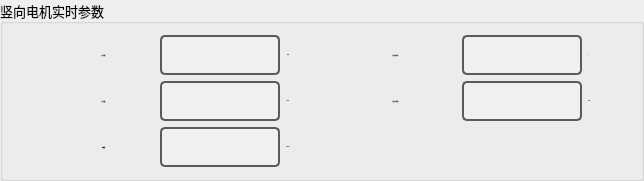
               <widget class="QGroupBox" name="groupBox_8">
                <property name="font">
                 <font>
                  <family>宋体</family>
                  <pointsize>10</pointsize>
                 </font>
                </property>
                <property name="title">
                 <string>竖向电机实时参数</string>
                </property>
                <layout class="QGridLayout" name="gridLayout_4">
                 <item row="1" column="8">
                  <spacer name="horizontalSpacer_15">
                   <property name="orientation">
                    <enum>Qt::Horizontal</enum>
                   </property>
                   <property name="sizeHint" stdset="0">
                    <size>
                     <width>40</width>
                     <height>20</height>
                    </size>
                   </property>
                  </spacer>
                 </item>
                 <item row="1" column="2">
                  <widget class="QLineEdit" name="RealSpeed_Box">
                   <property name="minimumSize">
                    <size>
                     <width>120</width>
                     <height>40</height>
                    </size>
                   </property>
                   <property name="maximumSize">
                    <size>
                     <width>120</width>
                     <height>40</height>
                    </size>
                   </property>
                   <property name="font">
                    <font>
                     <family>Arial</family>
                     <pointsize>-1</pointsize>
                     <weight>75</weight>
                     <bold>true</bold>
                    </font>
                   </property>
                   <property name="styleSheet">
                    <string notr="true">QLineEdit {
    border: 2px solid #5A5A5A; /* 边框颜色 */
    border-radius: 5px; /* 边框圆角 */
    background-color: #F0F0F0; /* 背景色 */
    color: #000; /* 字体颜色 */
    padding: 5px; /* 内边距 */
}

QLineEdit:focus {
    border-color: #3D7848; /* 聚焦时边框颜色 */
}

QLineEdit:disabled {
    background-color: #ECECEC; /* 禁用状态的背景色 */
    color: #A0A0A0; /* 禁用状态的字体颜色 */
}
</string>
                   </property>
                   <property name="alignment">
                    <set>Qt::AlignCenter</set>
                   </property>
                   <property name="readOnly">
                    <bool>true</bool>
                   </property>
                  </widget>
                 </item>
                 <item row="0" column="3">
                  <widget class="QLabel" name="label_4">
                   <property name="font">
                    <font>
                     <family>Arial</family>
                     <pointsize>-1</pointsize>
                     <weight>75</weight>
                     <bold>true</bold>
                    </font>
                   </property>
                   <property name="text">
                    <string>mm</string>
                   </property>
                   <property name="alignment">
                    <set>Qt::AlignCenter</set>
                   </property>
                  </widget>
                 </item>
                 <item row="2" column="3">
                  <widget class="QLabel" name="label_22">
                   <property name="font">
                    <font>
                     <family>Arial</family>
                     <pointsize>-1</pointsize>
                     <weight>75</weight>
                     <bold>true</bold>
                    </font>
                   </property>
                   <property name="text">
                    <string>mm/s2</string>
                   </property>
                   <property name="alignment">
                    <set>Qt::AlignCenter</set>
                   </property>
                  </widget>
                 </item>
                 <item row="2" column="2">
                  <widget class="QLineEdit" name="lineEdit">
                   <property name="minimumSize">
                    <size>
                     <width>120</width>
                     <height>40</height>
                    </size>
                   </property>
                   <property name="maximumSize">
                    <size>
                     <width>120</width>
                     <height>40</height>
                    </size>
                   </property>
                   <property name="font">
                    <font>
                     <family>Arial</family>
                     <pointsize>-1</pointsize>
                     <weight>75</weight>
                     <bold>true</bold>
                    </font>
                   </property>
                   <property name="styleSheet">
                    <string notr="true">QLineEdit {
    border: 2px solid #5A5A5A; /* 边框颜色 */
    border-radius: 5px; /* 边框圆角 */
    background-color: #F0F0F0; /* 背景色 */
    color: #000; /* 字体颜色 */
    padding: 5px; /* 内边距 */
}

QLineEdit:focus {
    border-color: #3D7848; /* 聚焦时边框颜色 */
}

QLineEdit:disabled {
    background-color: #ECECEC; /* 禁用状态的背景色 */
    color: #A0A0A0; /* 禁用状态的字体颜色 */
}
</string>
                   </property>
                   <property name="alignment">
                    <set>Qt::AlignCenter</set>
                   </property>
                   <property name="readOnly">
                    <bool>true</bool>
                   </property>
                  </widget>
                 </item>
                 <item row="2" column="1">
                  <widget class="QLabel" name="label_21">
                   <property name="font">
                    <font>
                     <family>Arial</family>
                     <pointsize>-1</pointsize>
                     <weight>75</weight>
                     <bold>true</bold>
                    </font>
                   </property>
                   <property name="text">
                    <string>加速度：</string>
                   </property>
                   <property name="alignment">
                    <set>Qt::AlignCenter</set>
                   </property>
                  </widget>
                 </item>
                 <item row="1" column="6">
                  <widget class="QLineEdit" name="RealTorque_Box">
                   <property name="minimumSize">
                    <size>
                     <width>120</width>
                     <height>40</height>
                    </size>
                   </property>
                   <property name="maximumSize">
                    <size>
                     <width>120</width>
                     <height>40</height>
                    </size>
                   </property>
                   <property name="font">
                    <font>
                     <family>Arial</family>
                     <pointsize>-1</pointsize>
                     <weight>75</weight>
                     <bold>true</bold>
                    </font>
                   </property>
                   <property name="styleSheet">
                    <string notr="true">QLineEdit {
    border: 2px solid #5A5A5A; /* 边框颜色 */
    border-radius: 5px; /* 边框圆角 */
    background-color: #F0F0F0; /* 背景色 */
    color: #000; /* 字体颜色 */
    padding: 5px; /* 内边距 */
}

QLineEdit:focus {
    border-color: #3D7848; /* 聚焦时边框颜色 */
}

QLineEdit:disabled {
    background-color: #ECECEC; /* 禁用状态的背景色 */
    color: #A0A0A0; /* 禁用状态的字体颜色 */
}
</string>
                   </property>
                   <property name="alignment">
                    <set>Qt::AlignCenter</set>
                   </property>
                   <property name="readOnly">
                    <bool>true</bool>
                   </property>
                  </widget>
                 </item>
                 <item row="0" column="1">
                  <widget class="QLabel" name="RealPosition_label">
                   <property name="minimumSize">
                    <size>
                     <width>100</width>
                     <height>40</height>
                    </size>
                   </property>
                   <property name="font">
                    <font>
                     <family>Arial</family>
                     <pointsize>-1</pointsize>
                     <weight>75</weight>
                     <bold>true</bold>
                    </font>
                   </property>
                   <property name="text">
                    <string>实时位置：</string>
                   </property>
                   <property name="alignment">
                    <set>Qt::AlignCenter</set>
                   </property>
                  </widget>
                 </item>
                 <item row="1" column="1">
                  <widget class="QLabel" name="RealSpeed_label">
                   <property name="minimumSize">
                    <size>
                     <width>80</width>
                     <height>40</height>
                    </size>
                   </property>
                   <property name="font">
                    <font>
                     <family>Arial</family>
                     <pointsize>-1</pointsize>
                     <weight>75</weight>
                     <bold>true</bold>
                    </font>
                   </property>
                   <property name="text">
                    <string>实时速度：</string>
                   </property>
                   <property name="alignment">
                    <set>Qt::AlignCenter</set>
                   </property>
                  </widget>
                 </item>
                 <item row="0" column="7">
                  <widget class="QLabel" name="label_6">
                   <property name="font">
                    <font>
                     <family>Arial</family>
                     <pointsize>-1</pointsize>
                     <weight>75</weight>
                     <bold>true</bold>
                    </font>
                   </property>
                   <property name="text">
                    <string>A</string>
                   </property>
                   <property name="alignment">
                    <set>Qt::AlignCenter</set>
                   </property>
                  </widget>
                 </item>
                 <item row="1" column="0">
                  <spacer name="horizontalSpacer_14">
                   <property name="orientation">
                    <enum>Qt::Horizontal</enum>
                   </property>
                   <property name="sizeHint" stdset="0">
                    <size>
                     <width>40</width>
                     <height>20</height>
                    </size>
                   </property>
                  </spacer>
                 </item>
                 <item row="2" column="5" colspan="3">
                  <spacer name="horizontalSpacer_24">
                   <property name="orientation">
                    <enum>Qt::Horizontal</enum>
                   </property>
                   <property name="sizeHint" stdset="0">
                    <size>
                     <width>40</width>
                     <height>20</height>
                    </size>
                   </property>
                  </spacer>
                 </item>
                 <item row="1" column="7">
                  <widget class="QLabel" name="label_7">
                   <property name="font">
                    <font>
                     <family>Arial</family>
                     <pointsize>-1</pointsize>
                     <weight>75</weight>
                     <bold>true</bold>
                    </font>
                   </property>
                   <property name="text">
                    <string>N·m</string>
                   </property>
                   <property name="alignment">
                    <set>Qt::AlignCenter</set>
                   </property>
                  </widget>
                 </item>
                 <item row="0" column="5">
                  <widget class="QLabel" name="Current_label">
                   <property name="minimumSize">
                    <size>
                     <width>120</width>
                     <height>40</height>
                    </size>
                   </property>
                   <property name="font">
                    <font>
                     <family>Arial</family>
                     <pointsize>-1</pointsize>
                     <weight>75</weight>
                     <bold>true</bold>
                    </font>
                   </property>
                   <property name="text">
                    <string>竖向电机电流：</string>
                   </property>
                   <property name="alignment">
                    <set>Qt::AlignCenter</set>
                   </property>
                  </widget>
                 </item>
                 <item row="1" column="4">
                  <spacer name="horizontalSpacer_16">
                   <property name="orientation">
                    <enum>Qt::Horizontal</enum>
                   </property>
                   <property name="sizeHint" stdset="0">
                    <size>
                     <width>40</width>
                     <height>20</height>
                    </size>
                   </property>
                  </spacer>
                 </item>
                 <item row="0" column="6">
                  <widget class="QLineEdit" name="Current_Box">
                   <property name="minimumSize">
                    <size>
                     <width>120</width>
                     <height>40</height>
                    </size>
                   </property>
                   <property name="maximumSize">
                    <size>
                     <width>120</width>
                     <height>40</height>
                    </size>
                   </property>
                   <property name="font">
                    <font>
                     <family>Arial</family>
                     <pointsize>-1</pointsize>
                     <weight>75</weight>
                     <bold>true</bold>
                    </font>
                   </property>
                   <property name="styleSheet">
                    <string notr="true">QLineEdit {
    border: 2px solid #5A5A5A; /* 边框颜色 */
    border-radius: 5px; /* 边框圆角 */
    background-color: #F0F0F0; /* 背景色 */
    color: #000; /* 字体颜色 */
    padding: 5px; /* 内边距 */
}

QLineEdit:focus {
    border-color: #3D7848; /* 聚焦时边框颜色 */
}

QLineEdit:disabled {
    background-color: #ECECEC; /* 禁用状态的背景色 */
    color: #A0A0A0; /* 禁用状态的字体颜色 */
}
</string>
                   </property>
                   <property name="alignment">
                    <set>Qt::AlignCenter</set>
                   </property>
                   <property name="readOnly">
                    <bool>true</bool>
                   </property>
                  </widget>
                 </item>
                 <item row="1" column="3">
                  <widget class="QLabel" name="label_5">
                   <property name="font">
                    <font>
                     <family>Arial</family>
                     <pointsize>-1</pointsize>
                     <weight>75</weight>
                     <bold>true</bold>
                    </font>
                   </property>
                   <property name="text">
                    <string>mm/s</string>
                   </property>
                   <property name="alignment">
                    <set>Qt::AlignCenter</set>
                   </property>
                  </widget>
                 </item>
                 <item row="1" column="5">
                  <widget class="QLabel" name="RealTorque_label">
                   <property name="minimumSize">
                    <size>
                     <width>100</width>
                     <height>40</height>
                    </size>
                   </property>
                   <property name="font">
                    <font>
                     <family>Arial</family>
                     <pointsize>-1</pointsize>
                     <weight>75</weight>
                     <bold>true</bold>
                    </font>
                   </property>
                   <property name="text">
                    <string>竖向实时扭矩：</string>
                   </property>
                   <property name="alignment">
                    <set>Qt::AlignCenter</set>
                   </property>
                  </widget>
                 </item>
                 <item row="0" column="2">
                  <widget class="QLineEdit" name="RealPosition_Box">
                   <property name="minimumSize">
                    <size>
                     <width>120</width>
                     <height>40</height>
                    </size>
                   </property>
                   <property name="maximumSize">
                    <size>
                     <width>120</width>
                     <height>40</height>
                    </size>
                   </property>
                   <property name="font">
                    <font>
                     <family>Arial</family>
                     <pointsize>-1</pointsize>
                     <weight>75</weight>
                     <bold>true</bold>
                    </font>
                   </property>
                   <property name="styleSheet">
                    <string notr="true">QLineEdit {
    border: 2px solid #5A5A5A; /* 边框颜色 */
    border-radius: 5px; /* 边框圆角 */
    background-color: #F0F0F0; /* 背景色 */
    color: #000; /* 字体颜色 */
    padding: 5px; /* 内边距 */
}

QLineEdit:focus {
    border-color: #3D7848; /* 聚焦时边框颜色 */
}

QLineEdit:disabled {
    background-color: #ECECEC; /* 禁用状态的背景色 */
    color: #A0A0A0; /* 禁用状态的字体颜色 */
}
</string>
                   </property>
                   <property name="alignment">
                    <set>Qt::AlignCenter</set>
                   </property>
                   <property name="readOnly">
                    <bool>true</bool>
                   </property>
                  </widget>
                 </item>
                </layout>
               </widget>
